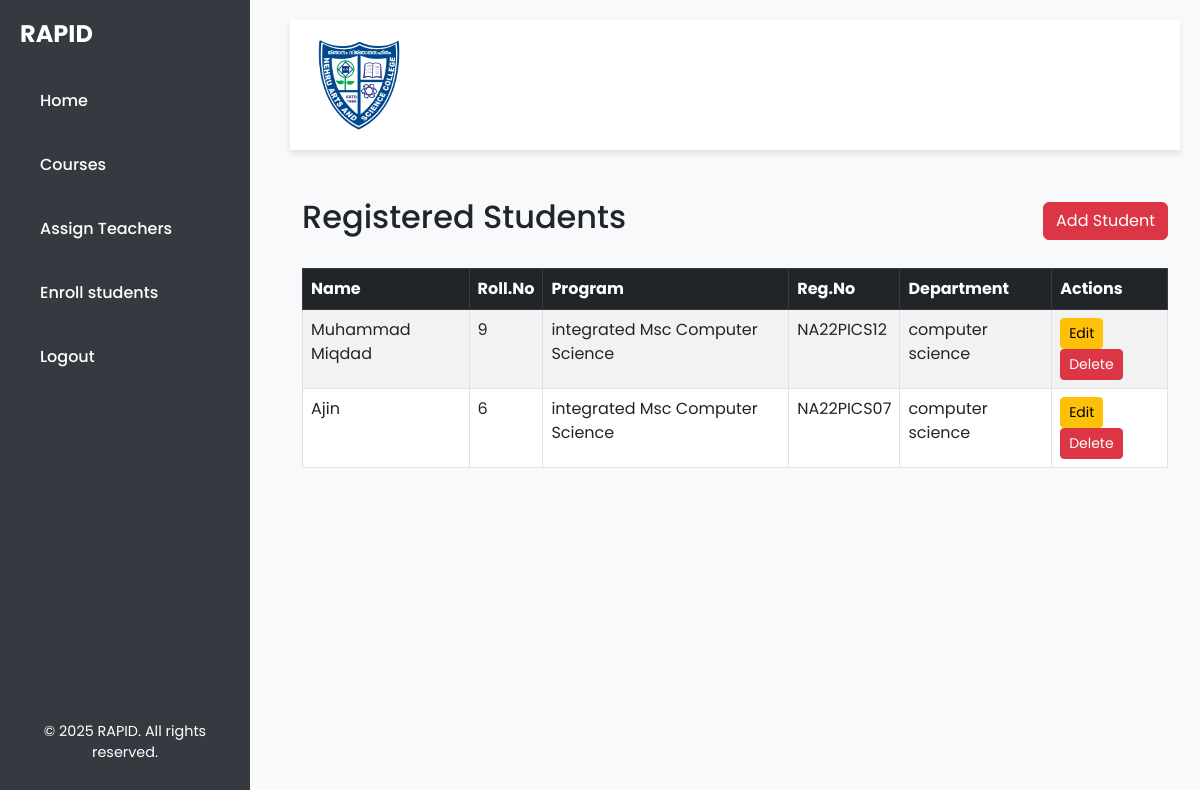
The app's page /student-list/, older data.
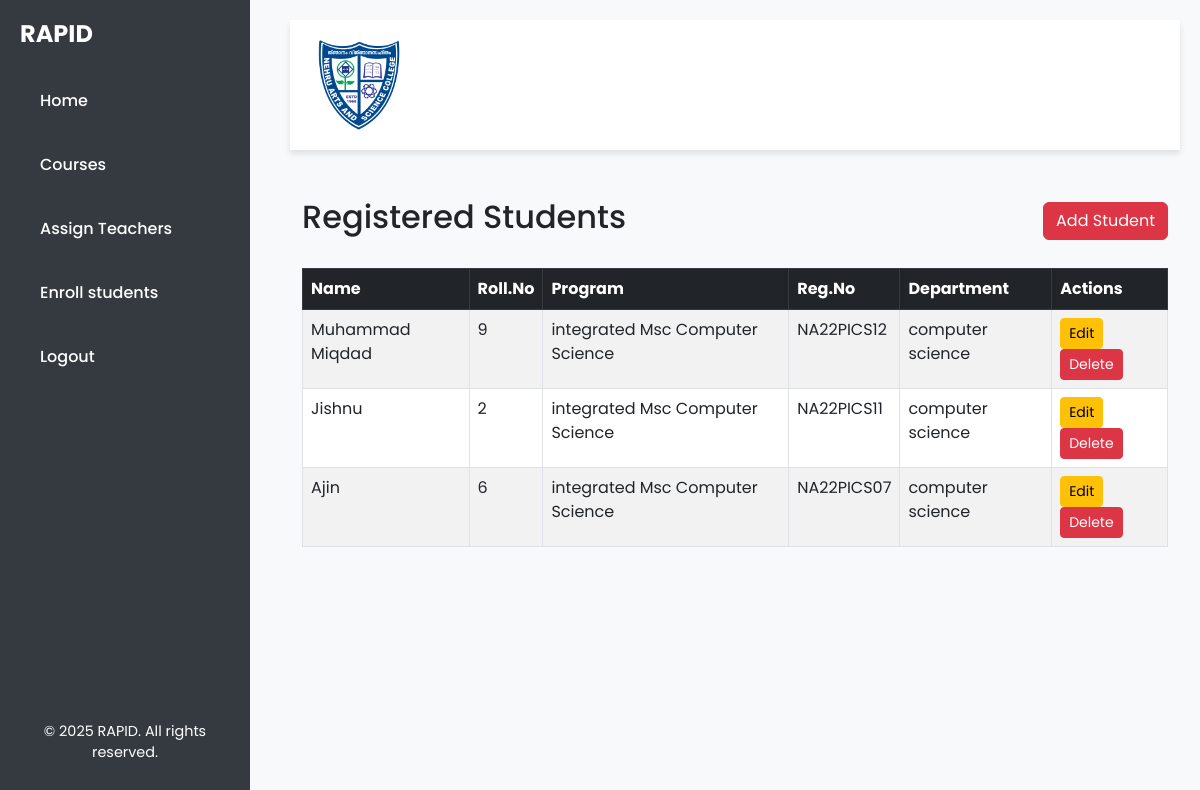
The same page, newer data.
### rapid/models.py (models this page shows, shortened)
class Student(models.Model):
    student_id = models.AutoField(primary_key=True)
    student_name = models.CharField(max_length=100)
    student_register_number = models.CharField(max_length=20, unique=True)
    student_admission_number = models.CharField(max_length=20, unique=True)
    student_roll_number = models.CharField(max_length=20, unique=True)
    gender = models.CharField(max_length=10, choices=[('Male', 'Male'), ('Female', 'Female'), ('Other', 'Other')])
    program_id = models.ForeignKey(Program, on_delete=models.CASCADE)
    department_id = models.ForeignKey(Department, on_delete=models.CASCADE, null=True, blank=True)

class Program(models.Model):
    program_id = models.AutoField(primary_key=True)
    program_name = models.CharField(max_length=100, unique=True)
    department_id = models.ForeignKey(Department, on_delete=models.CASCADE)
    def __str__(self):
        return self.program_name

class Department(models.Model):
    department_id=models.AutoField(primary_key=True)
    department_name=models.CharField(max_length=100)
    def __str__(self):
        return self.department_name

### rapid/views.py (the view)
# urls.py: path('student-list/', views.student_list, name='student_list'),
def student_list(request):
    students = Student.objects.all()  # Fetch all students from the database
    return render(request, 'rapid/student_list.html', {'students': students})

### rapid/templates/rapid/student_list.html (shortened to what this page needs)
{% extends "base.html" %}
{% block content %}
<div class="container mt-5">
    <div class="d-flex justify-content-between align-items-center mb-4">
        <h2>Registered Students</h2>
        <a href="/create-student/" class="btn btn-danger">Add Student</a>
    </div>
    <div class="table-responsive">
        <table class="table table-bordered table-striped">
            <thead class="table-dark">
                <tr>
                    <th>Name</th>
                    <th>Roll.No</th>
                    <th>Program</th>
                    <th>Reg.No</th>
                    <th>Department</th>
                    <th>Actions</th>
                </tr>
            </thead>
            <tbody>
                {% for student in students %}
                <tr>
                    <td>{{ student.student_name }}</td>
                    <td>{{ student.student_roll_number }}</td>
                    <td>{{ student.program_id }}</td>
                    <td>{{ student.student_register_number }}</td>
                    <td>{{ student.department_id }}</td>
                    <td>
                        <a href="{% url 'edit_student' student.pk %}" class="btn btn-warning btn-sm">Edit</a>
                        <a href="{% url 'delete_student' student.student_id %}" onclick="return confirm('Are you sure you want to delete this program?');" class="btn btn-danger btn-sm">Delete</a>
                    </td>
                </tr>
                {% empty %}
                <tr>
                    <td colspan="4">No students available.</td>
                </tr>
                {% endfor %}
            </tbody>
        </table>
    </div>
</div>
{% endblock %}

### rapid/templates/base.html (shortened to what this page needs)
<!DOCTYPE html>
<html lang="en">
<head>
    <link href="https://cdn.jsdelivr.net/npm/bootstrap@5.3.0-alpha3/dist/css/bootstrap.min.css" rel="stylesheet">
</head>
<body>
    <div class="sidebar">
        <div>
            <h2>RAPID</h2>
            <ul>
                <li><a href="{% url 'admin_dashboard' %}">Home</a></li>
                <li><a href="{% url 'course_list' %}">Courses</a></li>
                <li><a href="{% url 'assign_teacher_list' %}">Assign Teachers</a></li>
                <li><a href="{% url 'enroll_student_list' %}">Enroll students</a></li>
                <li><a href="{% url 'logout' %}">Logout</a></li>
            </ul>
        </div>
        <div class="footer-text">
            <p>&copy; 2025 RAPID. All rights reserved.</p>
        </div>
    </div>
    <div class="main-content">
        <div class="topbar">
            <img src="/static/images/logo1.png" style="width: 100px; height: auto;">
        </div>
        {% block content %}
        {% endblock %}
    </div>
</body>
</html>

### rapid/templates/base.html (style rules this page uses)
body { background-color: #f8f9fa; font-family: 'Poppins', sans-serif; display: flex; margin: 0; padding: 0; }
.sidebar { width: 250px; background: #343a40; color: white; padding: 20px; height: 100vh; position: fixed; left: 0; top: 0; display: flex; flex-direction: column; justify-content: space-between; }
.sidebar h2 { font-size: 1.5rem; font-weight: 700; text-transform: uppercase; }
.sidebar ul { padding: 0; list-style: none; margin-top: 20px; }
.sidebar ul li { padding: 10px; }
.sidebar ul li a { color: white; text-decoration: none; font-weight: 500; display: block; padding: 10px; border-radius: 5px; transition: 0.3s; }
.sidebar .footer-text { text-align: center; font-size: 0.9rem; padding-top: 20px; }
.main-content { margin-left: 270px; padding: 20px; width: calc(100% - 270px); transition: margin-left 0.3s ease; }
.topbar { background: white; padding: 15px 20px; box-shadow: 0px 4px 6px rgba(0, 0, 0, 0.1); margin-bottom: 20px; display: flex; justify-content: space-between; align-items: center; }

Row changes from the older to the newer data that the page shows:
added Student: student_name "Jishnu", student_roll_number "2", program_id "integrated Msc Computer Science", student_register_number "NA22PICS11", department_id "computer science"
